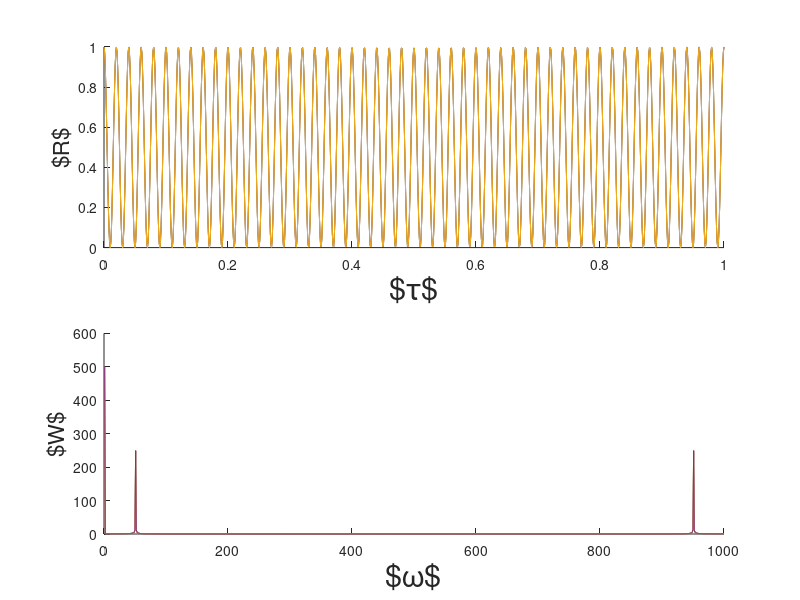

Source code (MATLAB):
% Problem 4

clear all
close all
clc

tau = linspace( 0, 1, 1000 );

tVals = [0.1, 0.11, 0.12];

fc = 50;
omegac = 2.*pi.*fc;

for tCount = 1:length( tVals )
    
    t = tVals( tCount );
    
   % Define delay function
   R = cos( omegac.*(t + tau/2) ).*cos( omegac.*(t - tau/2 ) );
   
   % Define W
   W = fft( R );
   
   % Plot both
   figure(111)
      
   subplot( 2, 1, 1 );
   hold on;
   plot( tau, R );
   
   subplot( 2, 1, 2 );
   hold on;
   plot( abs( W ) );
    
end

subplot( 2, 1, 1 );
xlabel( '$\tau$', 'FontSize', 22 );
ylabel( '$R$', 'FontSize', 16 );

subplot( 2, 1, 2 );
plot( abs( W ) );
xlabel( '$\omega$', 'FontSize', 22 );
ylabel( '$W$', 'FontSize', 16 );


